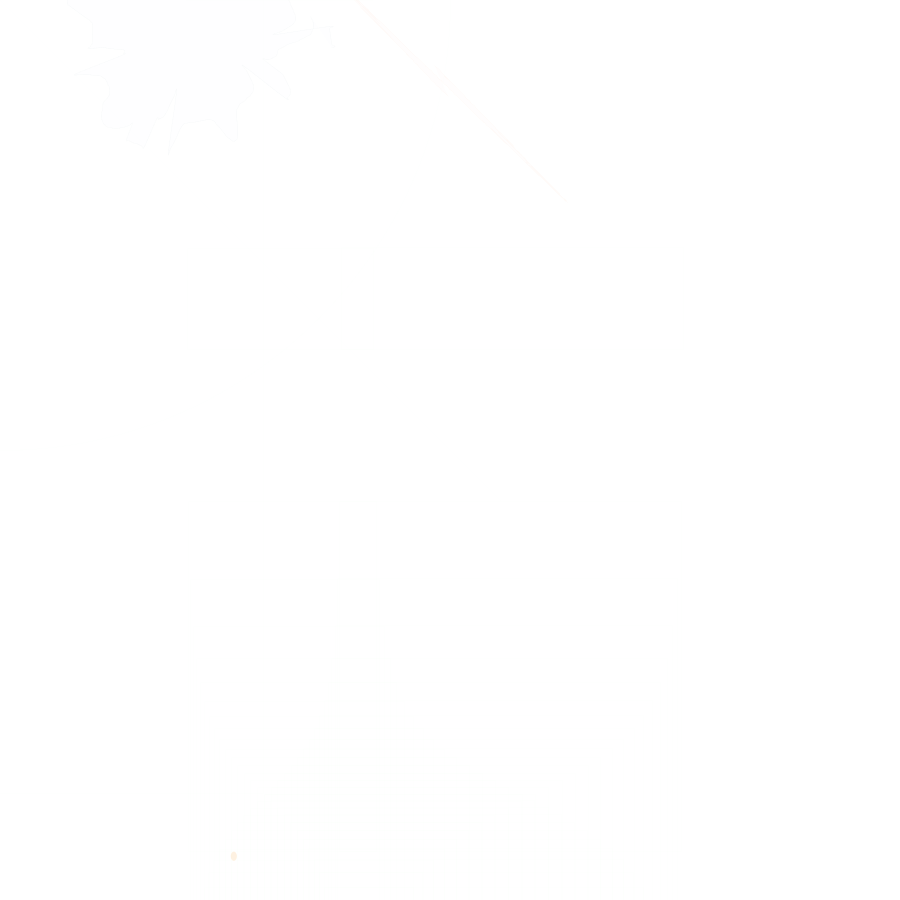
Frame 1 (no input)
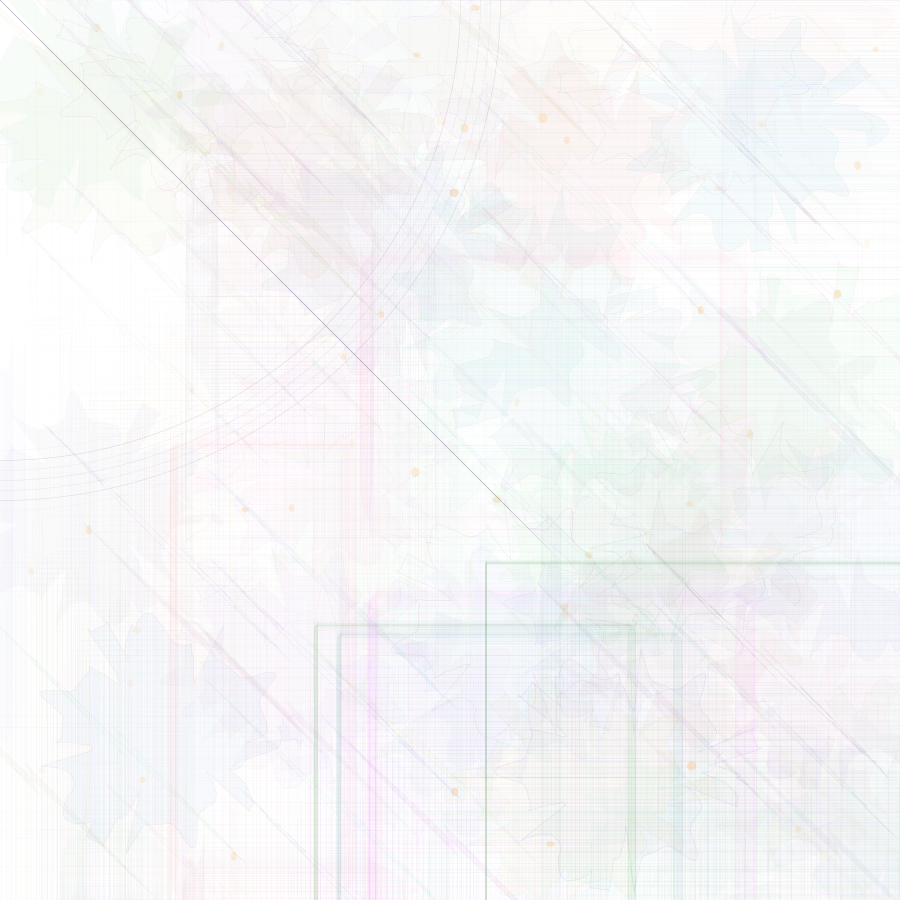
Frame 60 (the mouse pressed at the canvas centre just before this capture)
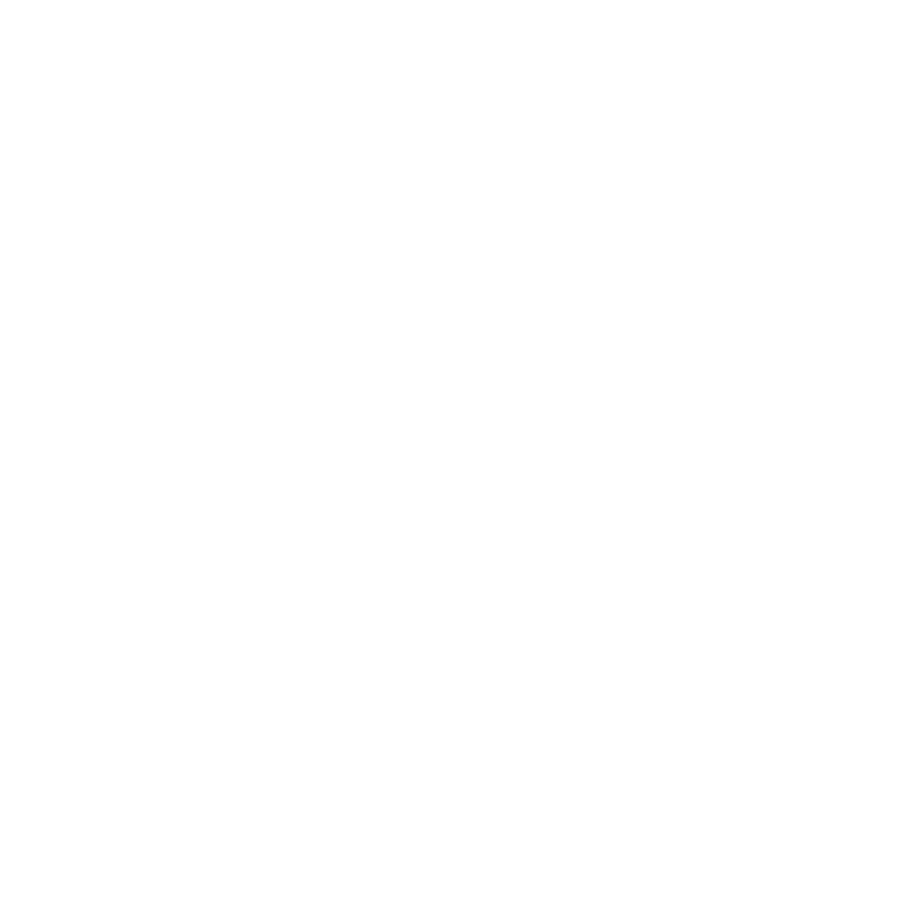
Frame 120 (the mouse held since frame 60 and released just before this capture)

The Processing sketch that drew these frames (run headless with seeded random() and noise(); from frame 60 on, the mouse is pressed at the canvas centre):

// Processing sketch: processing_118844
// ── processing_118844.pde

//praticeM,by chen, wu-zhi
//flower and flowerpot...

float customNoise(float value) {
  int count = int(value%12);
  float retValue=pow(sin(value), count);
  return retValue;
}

void setup() {
  size(900, 900);
  background(255);
  //noLoop();
  frameRate(10);
}

void draw() {
  noStroke();
  fill(250, 200, 135, random(0, 100));    
  ellipse(random(width), random(height), random(5, 10), random(5, 10));
  drawFlower3();
  drawFlower2();
  drawFlower1();
  drawClock();
  if (mousePressed) {
    background(255);
  }
}

void drawFlower1() {
  stroke(random(255), random(255), random(255), random(10));  
  strokeWeight(0.5); 
  noFill();
  //fill(random(255), random(255), random(255), random(2));
  float radius = random(100); 
  float centX = width/2; 
  float centY = height/2; 
  float x, y; 
  float lastx = -999; 
  float lasty = -999; 
  float radiusNoise1 = random(width)-width/2;
  float radiusNoise2 = random(height)-height/2;
  for (float ang=0; ang<=360; ang+=5) {                   
    float rad = radians(ang);
    radiusNoise1 += 0.01; 
    radiusNoise2 += 0.01;    
    x = centX + (radius * sin(rad))+radiusNoise1; 
    y = centY + (radius * tan(rad))+radiusNoise2; 
    rect(x, y, lastx, lasty);
    lastx = x;
    lasty = y;
  }
}

void drawFlower2() {
  //background(255); 
  strokeWeight(0.5); 
  float radius = 100; 
  int centX = width/2; 
  int centY = height/2; 
  // draw the filled circle using "shape"
  stroke(random(255), random(255), random(255), random(30)); 
  float x, y; 
  float noiseval = random(10);
  float radVariance, thisRadius, rad;
  float radiusNoise1 = random(width)-450;
  float radiusNoise2 = random(height)-450;
  beginShape();
  fill(random(255), random(255), random(255), random(10)); 
  for (float ang=0; ang<=360; ang+=1) {
    radiusNoise1 += 0.05; 
    radiusNoise2 += 0.1;
    noiseval += 0.1; 
    radVariance=30*customNoise(noiseval);
    thisRadius = radius+radVariance; 
    rad = radians(ang); 
    x = centX + (thisRadius * sin(rad))+radiusNoise1; 
    y = centY + (thisRadius * sin(rad))+radiusNoise2; 
    curveVertex(x, y);
  }
  endShape();
}

void drawFlower3() {
  //background(255); 
  strokeWeight(0.5); 
  float radius = 100; 
  int centX = width/2; 
  int centY = height/2; 
  // draw the filled circle using "shape"
  stroke(random(255), random(255), random(255), random(30)); 
  float x, y; 
  float noiseval = random(10);
  float radVariance, thisRadius, rad;
  float radiusNoise1 = random(width)-450;
  float radiusNoise2 = random(height)-450;
  beginShape();
  fill(random(255), random(255), random(255), random(10)); 
  for (float ang=0; ang<=360; ang+=1) {
    radiusNoise1 += 0.05; 
    radiusNoise2 += 0.1;
    noiseval += 0.1; 
    radVariance=30*customNoise(noiseval);
    thisRadius = radius+radVariance; 
    rad = radians(ang); 
    x = centX + (thisRadius * cos(rad))+radiusNoise1; 
    y = centY + (thisRadius * sin(rad))+radiusNoise2; 
    curveVertex(x, y);
  }
  endShape();
}

void drawClock() {
  int s=second();
  strokeWeight(0.5);
  fill(random(255), random(255), random(255), random(1));
  ellipse(mouseX, mouseY, 20*s, 20*s);
  line(mouseX-50-10*s,mouseY-50-10*s,mouseX+50+10*s,mouseY+50+10*s);
}
